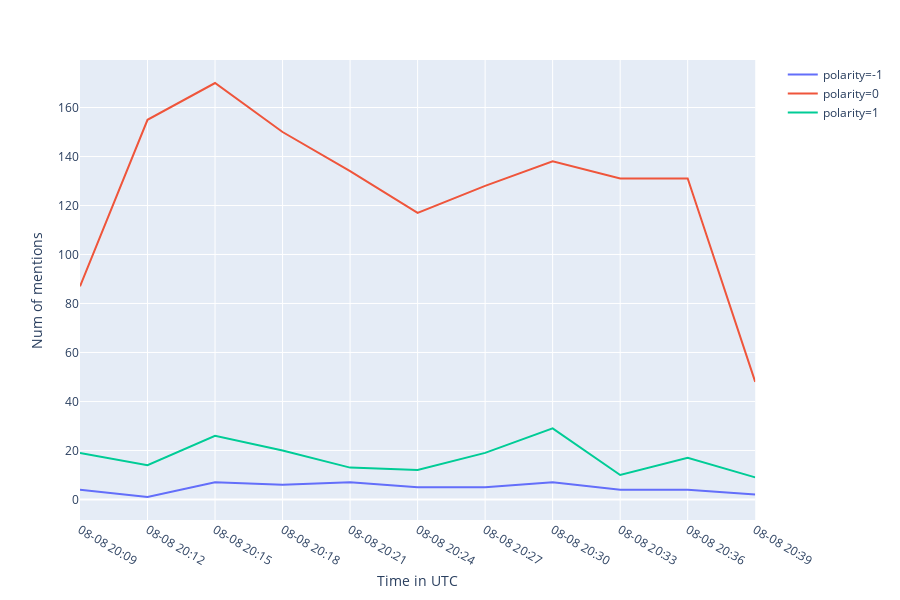

The code cell stored with this chart in its notebook:
### Code cell
'''
This plot shows the latest Twitter data within 30 mins and will be automatically updated every minute.
'''
while True:
    clear_output()
    # Load data from MySQL
    timenow = (datetime.datetime.utcnow() - datetime.timedelta(hours=0, minutes=30)).strftime('%Y-%m-%d %H:%M:%S')
    df = pd.read_sql("SELECT id_str, text, created_at, polarity, user_location FROM {} WHERE created_at >= '{}' " \
                     .format(settings.TABLE_NAME, timenow), con=db_connection)
    # UTC for date time at default
    df['created_at'] = pd.to_datetime(df['created_at'])

    # Clean and transform data to enable time series
    result = df.groupby([pd.Grouper(key='created_at', freq='3min'), 'polarity']).count() \
            .unstack(fill_value=0).stack().reset_index()
    result['created_at'] = pd.to_datetime(result['created_at']).apply(lambda x: x.strftime('%m-%d %H:%M'))
    result = result.rename(columns={"id_str": "Num of mentions", "created_at":"Time in UTC"})

    fig = px.line(result, x='Time in UTC', y='Num of mentions', color='polarity')
    fig.show()
    time.sleep(5)

### Figure 1 — Plotly figure (JSON) as saved in the notebook; plotly's stock layout.template omitted (floating-point values rounded to 4 significant figures)
{"data": [{"hoverlabel": {"namelength": 0}, "hovertemplate": "polarity=-1<br>Time in UTC=%{x}<br>Num of mentions=%{y}", "legendgroup": "polarity=-1", "line": {"color": "#636efa", "dash": "solid"}, "mode": "lines", "name": "polarity=-1", "showlegend": true, "type": "scatter", "x": ["08-08 20:09", "08-08 20:12", "08-08 20:15", "08-08 20:18", "08-08 20:21", "08-08 20:24", "08-08 20:27", "08-08 20:30", "08-08 20:33", "08-08 20:36", "08-08 20:39"], "xaxis": "x", "y": [4, 1, 7, 6, 7, 5, 5, 7, 4, 4, 2], "yaxis": "y"}, {"hoverlabel": {"namelength": 0}, "hovertemplate": "polarity=0<br>Time in UTC=%{x}<br>Num of mentions=%{y}", "legendgroup": "polarity=0", "line": {"color": "#EF553B", "dash": "solid"}, "mode": "lines", "name": "polarity=0", "showlegend": true, "type": "scatter", "x": ["08-08 20:09", "08-08 20:12", "08-08 20:15", "08-08 20:18", "08-08 20:21", "08-08 20:24", "08-08 20:27", "08-08 20:30", "08-08 20:33", "08-08 20:36", "08-08 20:39"], "xaxis": "x", "y": [87, 155, 170, 150, 134, 117, 128, 138, 131, 131, 48], "yaxis": "y"}, {"hoverlabel": {"namelength": 0}, "hovertemplate": "polarity=1<br>Time in UTC=%{x}<br>Num of mentions=%{y}", "legendgroup": "polarity=1", "line": {"color": "#00cc96", "dash": "solid"}, "mode": "lines", "name": "polarity=1", "showlegend": true, "type": "scatter", "x": ["08-08 20:09", "08-08 20:12", "08-08 20:15", "08-08 20:18", "08-08 20:21", "08-08 20:24", "08-08 20:27", "08-08 20:30", "08-08 20:33", "08-08 20:36", "08-08 20:39"], "xaxis": "x", "y": [19, 14, 26, 20, 13, 12, 19, 29, 10, 17, 9], "yaxis": "y"}], "layout": {"height": 600, "legend": {"tracegroupgap": 0}, "margin": {"t": 60}, "xaxis": {"anchor": "y", "domain": [0, 0.98], "title": {"text": "Time in UTC"}}, "yaxis": {"anchor": "x", "domain": [0, 1], "title": {"text": "Num of mentions"}}}}
